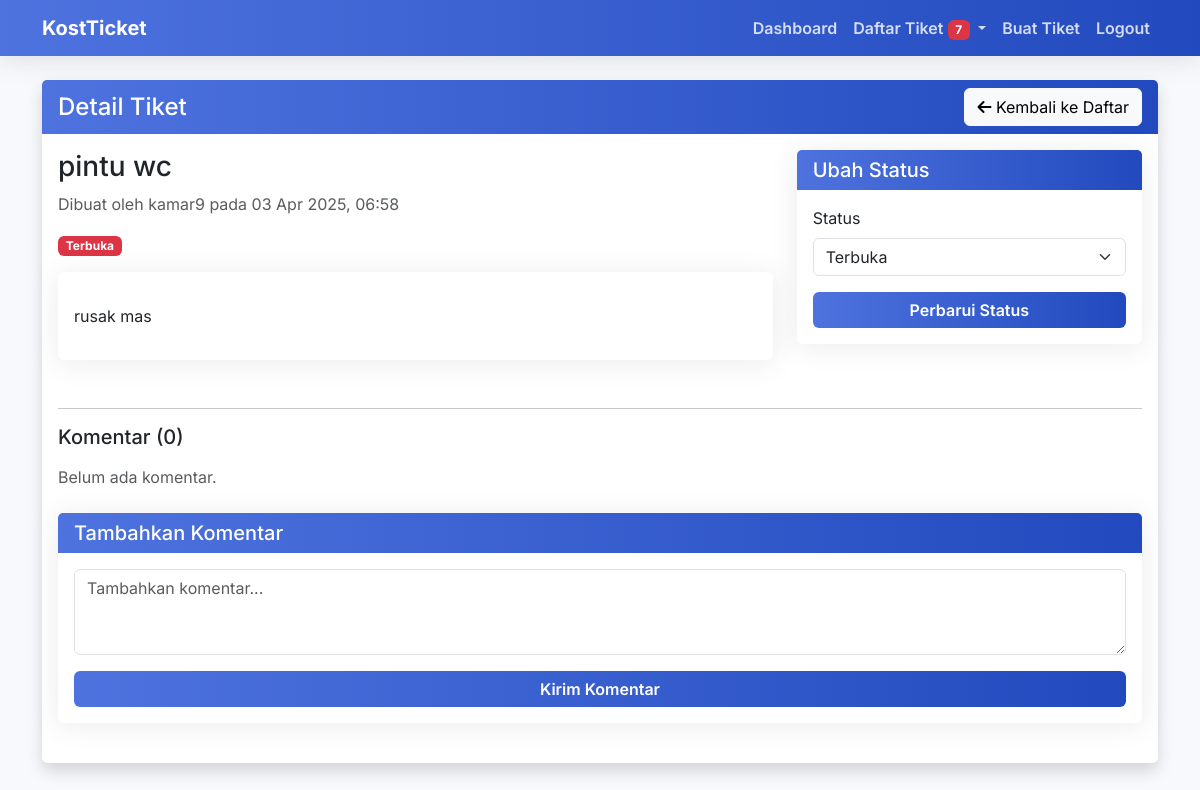
The app's page /tickets/11/ (signed in) with its own data.
### tickets/models.py (models this page shows, shortened)
class Ticket(models.Model):
    STATUS_CHOICES = (
        ('open', _('Terbuka')),
        ('in_progress', _('Sedang Diproses')),
        ('resolved', _('Selesai')),
    )
    title = models.CharField(_('Judul'), max_length=100)
    description = models.TextField(_('Deskripsi'))
    status = models.CharField(_('Status'), max_length=20, choices=STATUS_CHOICES, default='open')
    created_by = models.ForeignKey(
        settings.AUTH_USER_MODEL,
        on_delete=models.CASCADE,
        related_name='tickets',
        verbose_name=_('Dibuat oleh')
    )
    created_at = models.DateTimeField(_('Tanggal dibuat'), auto_now_add=True)
    updated_at = models.DateTimeField(_('Terakhir diperbarui'), auto_now=True)
    class Meta:
        ordering = ['-created_at']
        verbose_name = _('Tiket')
        verbose_name_plural = _('Tiket')

### accounts/models.py (models this page shows, shortened)
class User(AbstractUser):
    phone_number = models.CharField(max_length=15, blank=True, null=True)
    is_admin = models.BooleanField(default=False)

### tickets/views.py (the view)
# urls.py: path('<int:pk>/', views.ticket_detail, name='ticket_detail'),
@login_required
def ticket_detail(request, pk):
    ticket = get_object_or_404(Ticket, pk=pk)
    if not request.user.is_admin and not request.user.is_staff and ticket.created_by != request.user:
        messages.error(request, 'Anda tidak memiliki izin untuk melihat tiket ini.')
        return redirect('dashboard')
    if request.method == 'POST':
        if ticket.status == 'resolved':
            messages.error(request, 'Tidak dapat menambahkan komentar pada tiket yang sudah selesai.')
            return redirect('ticket_detail', pk=ticket.id)
        comment_form = TicketCommentForm(request.POST)
        if comment_form.is_valid():
            comment = comment_form.save(commit=False)
            comment.ticket = ticket
            comment.author = request.user
            comment.save()
            from .task_manager import TaskManager
            if request.user.is_admin or request.user.is_staff:
                if ticket.created_by != request.user:
                    TaskManager.create_task(
                        'send_notification',
                        {
                            'user_id': ticket.created_by.id,
                            'ticket_id': ticket.id,
                            'message': f'Komentar baru pada tiket: {ticket.title}'
                        }
                    )
                    channel_layer = get_channel_layer()
                    async_to_sync(channel_layer.group_send)(
                        f'user_{ticket.created_by.id}',
                        {
                            'type': 'notification_message',
                            'message': f'Komentar baru pada tiket: {ticket.title}',
                            'ticket_id': ticket.id,
                        }
                    )
                    TaskManager.create_task(
                        'send_email',
                        {
                            'recipient': ticket.created_by.email if hasattr(ticket.created_by, 'email') else None,
                            'subject': f'Komentar Baru pada Tiket: {ticket.title}',
                            'template': 'emails/new_comment.html',
                            'context': {
                                'ticket': {
                                    'id': ticket.id,
                                    'title': ticket.title
                                },
                                'comment': {
                                    'content': comment.content,
                                    'author': request.user.username
                                }
                            }
                        }
                    )
            else:
                for admin in get_admin_users():
                    TaskManager.create_task(
                        'send_notification',
                        {
                            'user_id': admin.id,
                            'ticket_id': ticket.id,
                            'message': f'Komentar baru pada tiket: {ticket.title}'
                        }
                    )
                channel_layer = get_channel_layer()
                async_to_sync(channel_layer.group_send)(
                    'admin_notifications',
                    {
                        'type': 'notification_message',
                        'message': f'Komentar baru pada tiket: {ticket.title}',
                        'ticket_id': ticket.id,
                    }
                )
            messages.success(request, 'Komentar berhasil ditambahkan.')
            return redirect('ticket_detail', pk=ticket.id)
    else:
        comment_form = TicketCommentForm() if ticket.status != 'resolved' else None
    status_form = None
    if request.user.is_admin or request.user.is_staff:
        status_form = TicketStatusForm(instance=ticket)
    comments = ticket.comments.all()
    Notification.objects.filter(user=request.user, ticket=ticket, is_read=False).update(is_read=True)
    context = {
        'ticket': ticket,
        'comments': comments,
        'comment_form': comment_form,
        'status_form': status_form,
    }
    return render(request, 'tickets/ticket_detail.html', context)

### tickets/forms.py
class TicketCommentForm(forms.ModelForm):
    class Meta:
        model = TicketComment
        fields = ['content']
        widgets = {
            'content': forms.Textarea(attrs={'class': 'form-control', 'rows': 3, 'placeholder': 'Tambahkan komentar...'}),
        }
        labels = {
            'content': '',
        }

class TicketStatusForm(forms.ModelForm):
    class Meta:
        model = Ticket
        fields = ['status']
        widgets = {
            'status': forms.Select(attrs={'class': 'form-select'}),
        }

### tickets/context_processors.py (called while the page is built)
def notifications_processor(request):
    context = {
        'unread_notifications_count': 0
    }
    if request.user.is_authenticated:
        if hasattr(request.user, 'is_admin') and (request.user.is_admin or request.user.is_staff):
            context['unread_notifications_count'] = Notification.objects.filter(
                user=request.user,
                is_read=False
            ).count()
    return context

### templates/tickets/ticket_detail.html (shortened to what this page needs)
{% extends 'base/base.html' %}
{% block content %}
<div class="row">
    <div class="col-md-12 mb-4">
        <div class="card shadow">
            <div class="card-header bg-primary text-white d-flex justify-content-between align-items-center">
                <h4 class="mb-0">Detail Tiket</h4>
                <a href="{% url 'ticket_list' %}" class="btn btn-light">
                    <i class="fas fa-arrow-left"></i> Kembali ke Daftar
                </a>
            </div>
            <div class="card-body">
                <div class="row mb-4">
                    <div class="col-md-8">
                        <h3>{{ ticket.title }}</h3>
                        <p class="text-muted">
                            Dibuat oleh {{ ticket.created_by.get_full_name|default:ticket.created_by.username }}
                            pada {{ ticket.created_at|date:"d M Y, H:i" }}
                        </p>
                        <div class="mb-3">
                            {% if ticket.status == 'open' %}
                                <span class="badge bg-danger">Terbuka</span>
                            {% elif ticket.status == 'in_progress' %}
                                <span class="badge bg-warning">Sedang Diproses</span>
                            {% elif ticket.status == 'resolved' %}
                                <span class="badge bg-success">Selesai</span>
                            {% endif %}
                        </div>
                        <div class="card">
                            <div class="card-body">
                                <p>{{ ticket.description|linebreaks }}</p>
                            </div>
                        </div>
                    </div>
                    {% if user.is_admin or user.is_staff %}
                    <div class="col-md-4">
                        <div class="card">
                            <div class="card-header bg-secondary text-white">
                                <h5 class="mb-0">Ubah Status</h5>
                            </div>
                            <div class="card-body">
                                <form method="post" action="{% url 'ticket_update_status' ticket.id %}">
                                    <div class="mb-3">
                                        <label for="{{ status_form.status.id_for_label }}" class="form-label">Status</label>
                                        {{ status_form.status }}
                                    </div>
                                    <div class="d-grid">
                                        <button type="submit" class="btn btn-primary">Perbarui Status</button>
                                    </div>
                                </form>
                            </div>
                        </div>
                    </div>
                    {% endif %}
                </div>
                <hr>
                <h5 class="mb-3">Komentar ({{ comments.count }})</h5>
                {% if comments %}
                    <div class="comments-section mb-4">
                        {% for comment in comments %}
                            <div class="card mb-3">
                                <div class="card-header {% if comment.author.is_admin or comment.author.is_staff %}bg-info{% else %}bg-light{% endif %}">
                                    <div class="d-flex justify-content-between align-items-center">
                                        <div>
                                            <strong>{{ comment.author.get_full_name|default:comment.author.username }}</strong>
                                            {% if comment.author.is_admin or comment.author.is_staff %}
                                                <span class="badge bg-primary ms-2">Admin</span>
                                            {% endif %}
                                        </div>
                                        <small>{{ comment.created_at|date:"d M Y, H:i" }}</small>
                                    </div>
                                </div>
                                <div class="card-body">
                                    <p class="mb-0">{{ comment.content|linebreaks }}</p>
                                </div>
                            </div>
                        {% endfor %}
                    </div>
                {% else %}
                    <p class="text-muted mb-4">Belum ada komentar.</p>
                {% endif %}
                {% if comment_form %}
                    <div class="card">
                        <div class="card-header bg-light">
                            <h5 class="mb-0">Tambahkan Komentar</h5>
                        </div>
                        <div class="card-body">
                            <form method="post">
                                <div class="mb-3">
                                    {{ comment_form.content }}
                                </div>
                                <div class="d-grid">
                                    <button type="submit" class="btn btn-primary">Kirim Komentar</button>
                                </div>
                            </form>
                        </div>
                    </div>
                {% else %}
                    <div class="alert alert-info">
                        <i class="fas fa-info-circle"></i> Tiket ini sudah selesai. Tidak dapat menambahkan komentar baru.
                    </div>
                {% endif %}
            </div>
        </div>
    </div>
</div>
<div id="notification-container" class="position-fixed bottom-0 end-0 p-3" style="z-index: 5"></div>
{% endblock %}

### static/css/style.css (style rules this page uses)
:root { --primary-color: #4e73df; --secondary-color: #6c757d; --success-color: #1cc88a; --info-color: #36b9cc; --warning-color: #f6c23e; --danger-color: #e74a3b; --light-color: #f8f9fc; --dark-color: #5a5c69; }
body { font-family: 'Inter', -apple-system, BlinkMacSystemFont, "Segoe UI", Roboto, "Helvetica Neue", Arial, sans-serif; background-color: #f8f9fc; color: #333; }
.card { border: none; border-radius: 0.35rem; box-shadow: 0 0.15rem 1.75rem 0 rgba(58, 59, 69, 0.1); transition: all 0.3s ease; margin-bottom: 1.5rem; }
.card-header { background: linear-gradient(to right, #4e73df, #224abe); color: white; border-bottom: none; font-weight: 600; }
.btn-primary { background: linear-gradient(to right, #4e73df, #224abe); border: none; font-weight: 600; }

### records on screen
Ticket: title "pintu wc", created_by.get_full_name "kamar9", created_at "03 Apr 2025, 06:58", description "rusak mas", status "Terbuka", count "0"

### other values on screen
{{ unread_notifications_count }} "7"
